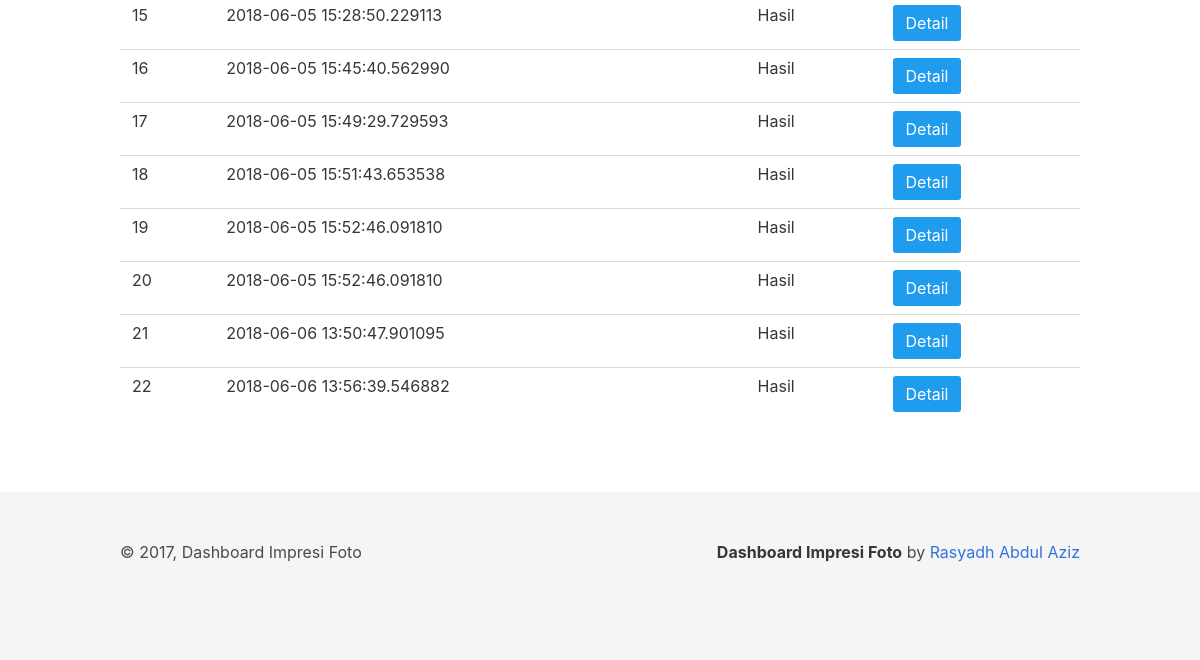
Before: /dashboard/detection_results/ (signed in, lower part) with the older database file.
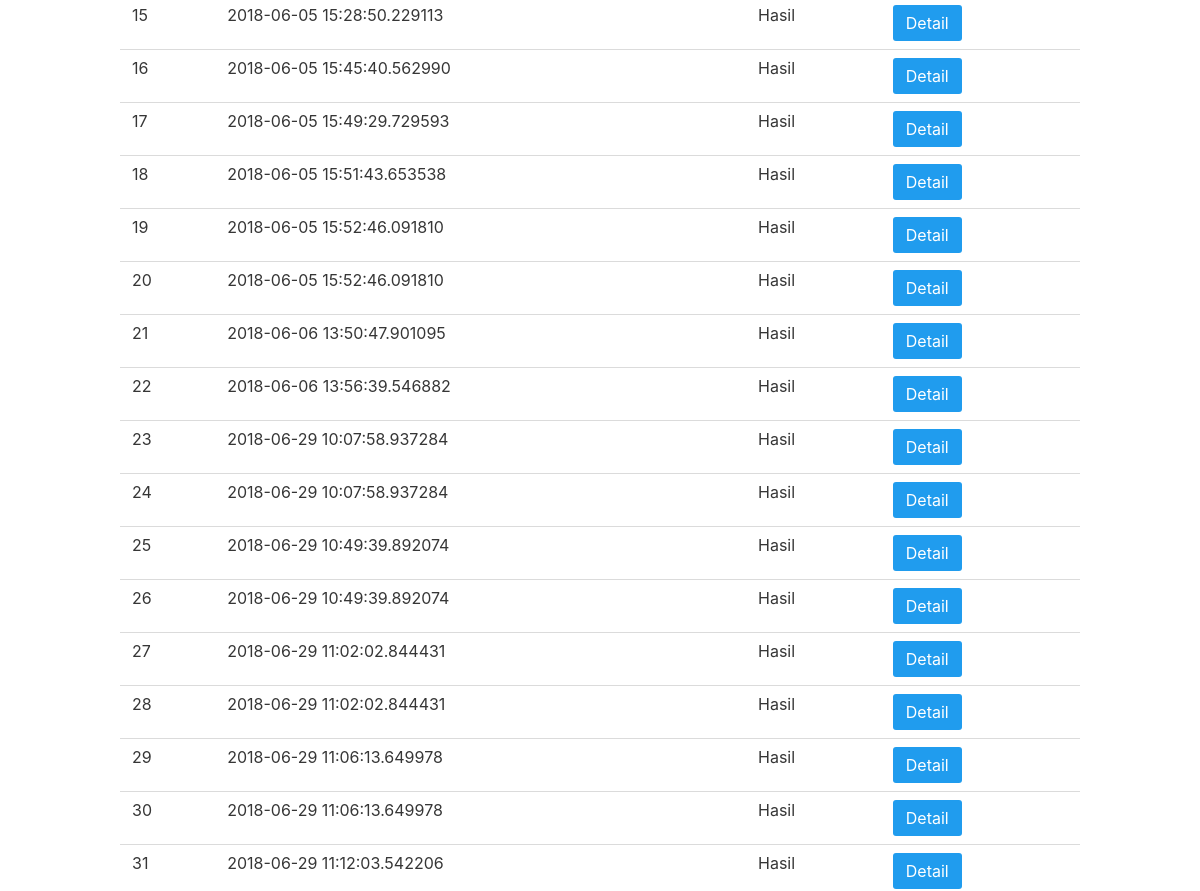
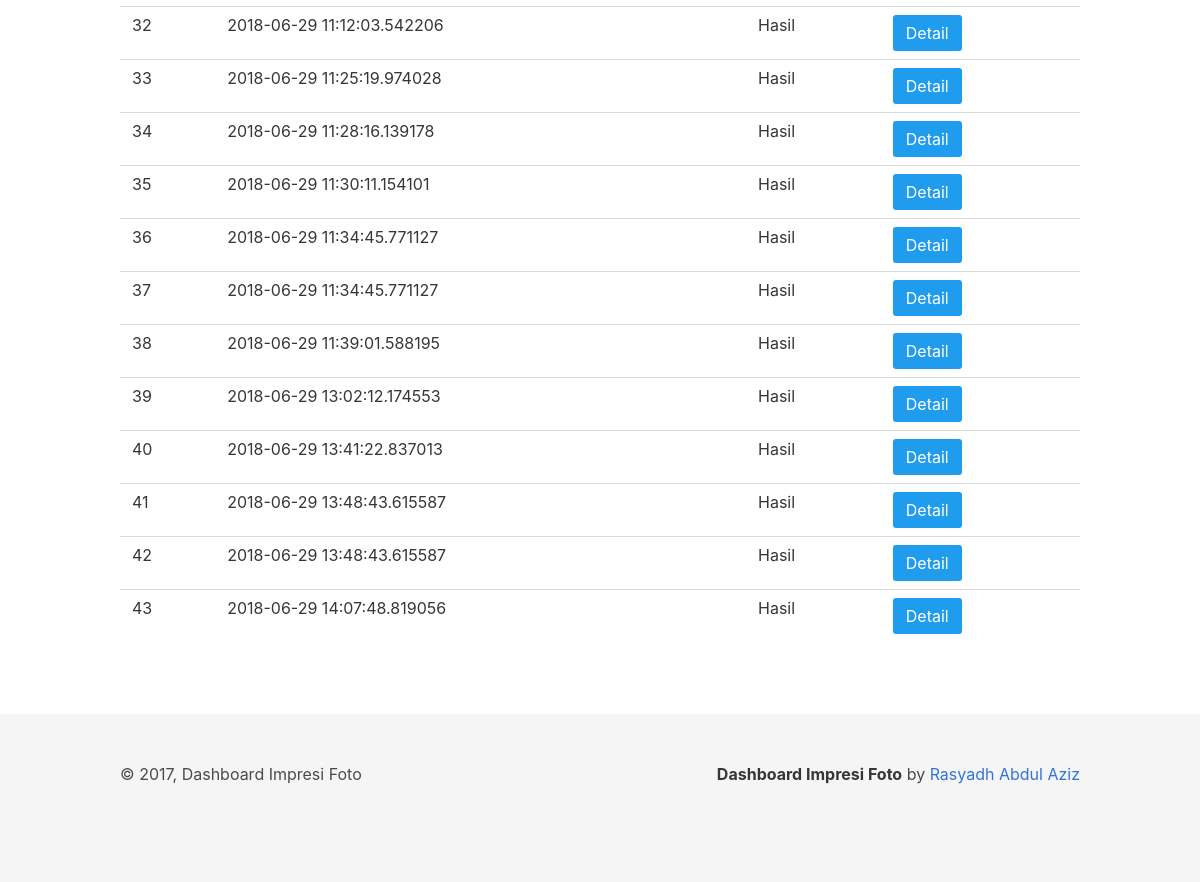
After: the same page with the newer database file (2 pictures, top to bottom).
### project/models/result_detection.py (models this page shows, shortened)
class ResultDetection(db.Model):
    __tablename__ = 'result_detection'
    id_result_detection = db.Column(db.Integer, primary_key=True)
    category_photos = db.Column(db.Integer, nullable=False)
    created_at = db.Column(db.DateTime, default=datetime.datetime.now())

### project/views/dashboard/detection_results.py (the view)
@dashboard_results.route('/dashboard/detection_results/')
def index():
    if session.get('loggedin'):
        try:
            results = ResultDetection.query.all()
            return render_template('dashboard/detection_results.html',
                title='Hasil Percobaan', results=results)
        except Exception as e:
            print('error to get detection result')
            print(e)
    print('sefs')

### project/templates/dashboard/detection_results.html (shortened to what this page needs)
{% extends 'dashboard/base_dashboard.html' %} {% block content %}
<section class="section">
    <div class="container" id="result_table">
        <table class="table is-hoverable is-fullwidth">
            <tbody>
                {% if results %} {% for res in results %}
                <tr>
                    <td>{{ res.id_result_detection }}</td>
                    <td>{{ res.created_at }}</td>
                    <td>Hasil</td>
                    <td>
                        <button class="button is-info" onclick="detail_result('{{ res.id_result_detection }}', '{{ res.created_at }}')">Detail</button>
                    </td>
                </tr>
                {% endfor %} {% else %}
                <tr>
                    <td colspan="4" class="has-text-centered">Belum ada hasil percobaan</td>
                </tr>
                {% endif %}
            </tbody>
        </table>
    </div>
</section>
{% endblock %}

Changed rows visible on the page:
added ResultDetection: id_result_detection "23", created_at "2018-06-29 10:07:58.937284"
added ResultDetection: id_result_detection "24", created_at "2018-06-29 10:07:58.937284"
added ResultDetection: id_result_detection "25", created_at "2018-06-29 10:49:39.892074"
added ResultDetection: id_result_detection "26", created_at "2018-06-29 10:49:39.892074"
added ResultDetection: id_result_detection "27", created_at "2018-06-29 11:02:02.844431"
added ResultDetection: id_result_detection "28", created_at "2018-06-29 11:02:02.844431"
added ResultDetection: id_result_detection "29", created_at "2018-06-29 11:06:13.649978"
added ResultDetection: id_result_detection "30", created_at "2018-06-29 11:06:13.649978"
added ResultDetection: id_result_detection "31", created_at "2018-06-29 11:12:03.542206"
added ResultDetection: id_result_detection "32", created_at "2018-06-29 11:12:03.542206"
added ResultDetection: id_result_detection "33", created_at "2018-06-29 11:25:19.974028"
added ResultDetection: id_result_detection "34", created_at "2018-06-29 11:28:16.139178"
added ResultDetection: id_result_detection "35", created_at "2018-06-29 11:30:11.154101"
added ResultDetection: id_result_detection "36", created_at "2018-06-29 11:34:45.771127"
added ResultDetection: id_result_detection "37", created_at "2018-06-29 11:34:45.771127"
added ResultDetection: id_result_detection "38", created_at "2018-06-29 11:39:01.588195"
added ResultDetection: id_result_detection "39", created_at "2018-06-29 13:02:12.174553"
added ResultDetection: id_result_detection "40", created_at "2018-06-29 13:41:22.837013"
added ResultDetection: id_result_detection "41", created_at "2018-06-29 13:48:43.615587"
added ResultDetection: id_result_detection "42", created_at "2018-06-29 13:48:43.615587"
added ResultDetection: id_result_detection "43", created_at "2018-06-29 14:07:48.819056"
